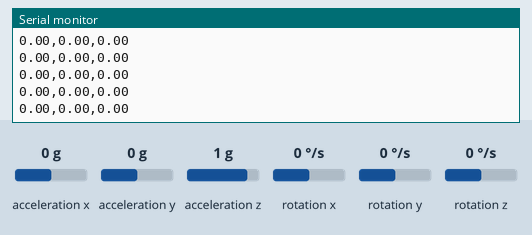
Recording of a sketch running on a simulated Arduino Nano 33 IoT. Shown: the last lines printed to the serial monitor. The test bench sets the inputs (shaded band); at power-on: acceleration x 0 g, acceleration y 0 g, acceleration z 1 g, rotation z 0 °/s, rotation x 0 °/s, rotation y 0 °/s.

Above: at 1.2 s.
1.3 s: acceleration x set to -1.4 g
At 2.2 s:
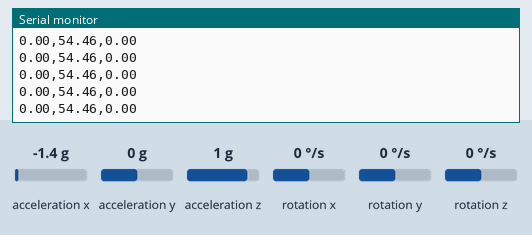
2.8 s: acceleration y set to -1.4 g
At 3.4 s:
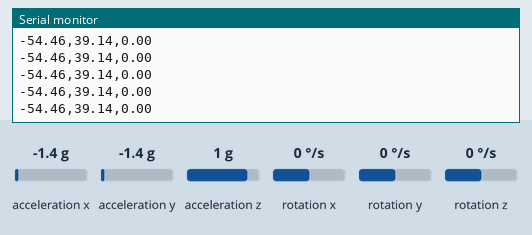
4.3 s: acceleration z set to -1.4 g
At 4.9 s:
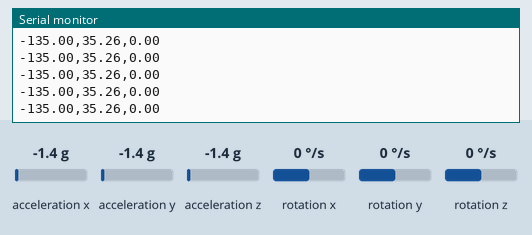
5.8 s: rotation z set to -192 °/s
At 6.8 s:
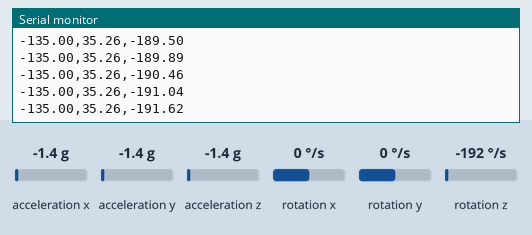
Timing chart, 0 to 6.9 s (numbered marks = the images above; inputs shaded):
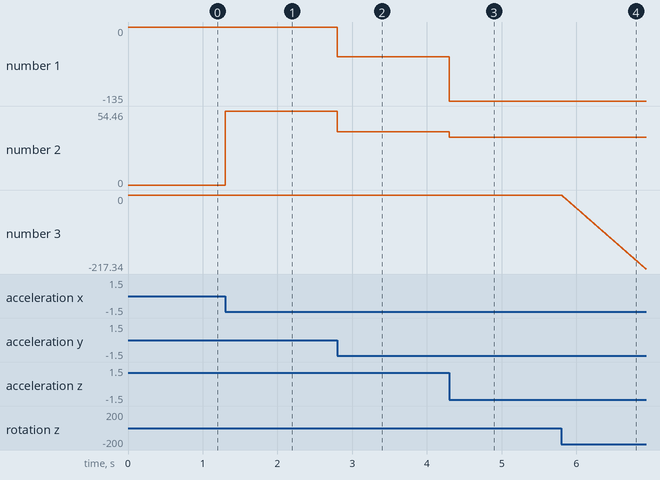

Measured:
- after the input at 1.3 s, the serial monitor: prints a new line at once (image 1)
- after the input at 2.8 s, the serial monitor: prints a new line at once (image 2)
- after the input at 4.3 s, the serial monitor: prints a new line at once (image 3)
- after the input at 5.8 s, the serial monitor: prints a new line at once (image 4)
- plotted number 1: 0 → -54.46 after the input at 2.8 s, -54.46 → -135 after the input at 4.3 s
- plotted number 2: 0 → 54.46 after the input at 1.3 s, 54.46 → 39.14 after the input at 2.8 s, 39.14 → 35.26 after the input at 4.3 s
- plotted number 3: 0 → -216.77 after the input at 5.8 s

The sketch:

Nano33iot_Serial_p5js_IMU.ino
```cpp
/*
 * Nano 33 IoT -> p5.js : stream IMU as roll, pitch, yaw over serial
 * IMU chip: LSM6DS3 (3-axis accel + 3-axis gyro, NO magnetometer)
 *
 * Library: install "Arduino_LSM6DS3" by Arduino (Library Manager)
 *
 * NOTE ON YAW: this board has no magnetometer, so yaw is integrated
 * from the gyroscope and WILL slowly drift. Roll and pitch are solid.
 */

#include <Arduino_LSM6DS3.h>

float yaw = 0;                 // integrated gyro angle (drifts)
unsigned long lastTime = 0;

void setup() {
  Serial.begin(115200);
  while (!Serial);             // wait for serial (native USB board)

  if (!IMU.begin()) {
    Serial.println("Failed to init IMU!");
    while (1);
  }
  lastTime = millis();
}

void loop() {
  float ax, ay, az;   // accelerometer (g)
  float gx, gy, gz;   // gyroscope (degrees/sec)

  if (IMU.accelerationAvailable() && IMU.gyroscopeAvailable()) {
    IMU.readAcceleration(ax, ay, az);
    IMU.readGyroscope(gx, gy, gz);

    // Roll and pitch from gravity direction (stable, no drift)
    float roll  = atan2(ay, az) * 180.0 / PI;
    float pitch = atan2(-ax, sqrt(ay * ay + az * az)) * 180.0 / PI;

    // Yaw: integrate gyro Z over time (drifts, no absolute reference)
    unsigned long now = millis();
    float dt = (now - lastTime) / 1000.0;
    lastTime = now;
    yaw += gz * dt;

    // Send as CSV: roll,pitch,yaw
    Serial.print(roll, 2);
    Serial.print(",");
    Serial.print(pitch, 2);
    Serial.print(",");
    Serial.println(yaw, 2);
  }
}
```
